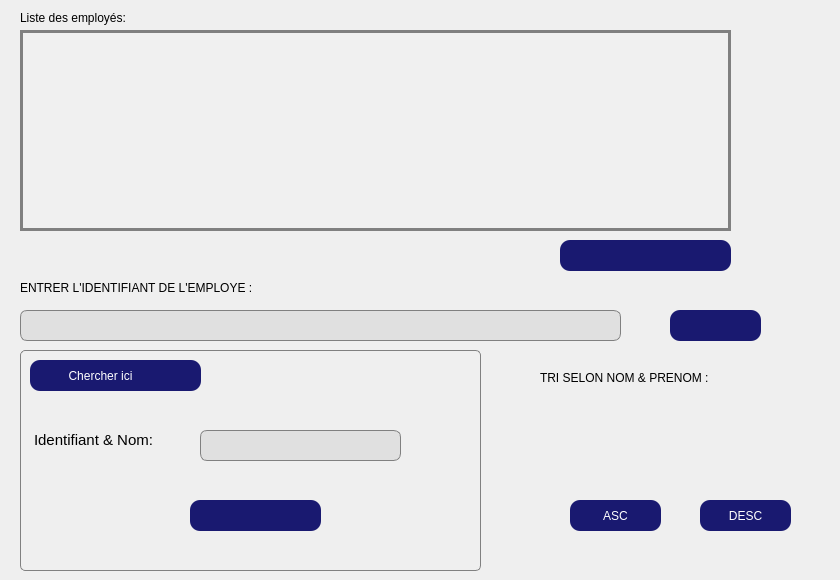
   <widget class="QWidget" name="tab_8">
    <attribute name="title">
     <string>LISTE</string>
    </attribute>
    <widget class="QLabel" name="label_58">
     <property name="geometry">
      <rect>
       <x>20</x>
       <y>10</y>
       <width>191</width>
       <height>16</height>
      </rect>
     </property>
     <property name="styleSheet">
      <string notr="true">font: 11pt &quot;Copperplate Gothic Bold&quot;;
color: rgb(0, 0, 0);</string>
     </property>
     <property name="text">
      <string>Liste des employés: </string>
     </property>
    </widget>
    <widget class="QTableView" name="tableView">
     <property name="geometry">
      <rect>
       <x>20</x>
       <y>30</y>
       <width>711</width>
       <height>201</height>
      </rect>
     </property>
     <property name="styleSheet">
      <string notr="true">#tableView {
border: 3px solid gray;
background: white;
    background-color: #f0f0f0; /* Couleur de fond */

}

</string>
     </property>
    </widget>
    <widget class="QLabel" name="label_59">
     <property name="geometry">
      <rect>
       <x>20</x>
       <y>280</y>
       <width>441</width>
       <height>16</height>
      </rect>
     </property>
     <property name="styleSheet">
      <string notr="true">font: 11pt &quot;Copperplate Gothic Bold&quot;;
color: rgb(0, 0, 0);</string>
     </property>
     <property name="text">
      <string>ENTRER L'IDENTIFIANT DE L'EMPLOYE :</string>
     </property>
    </widget>
    <widget class="QLineEdit" name="lineEdit_idsupp">
     <property name="geometry">
      <rect>
       <x>20</x>
       <y>310</y>
       <width>601</width>
       <height>31</height>
      </rect>
     </property>
     <property name="styleSheet">
      <string notr="true">QLineEdit {
    background-color: #e0e0e0; /* Couleur de fond par défaut */
    color: #808080; /* Couleur du texte par défaut (gris clair) */
    border: 1px solid #808080; /* Bordure grise par défaut */
    border-radius: 7px; /* Arrondir les coins par défaut */
}

QLineEdit:focus {
    background-color: #fafad2; /* Nouvelle couleur de fond lorsque le lineEdit est en focus */
    color: #000000; /* Nouvelle couleur du texte lorsque le lineEdit est en focus (noir) */
    border-color: #D3D3D3; /* Nouvelle couleur de la bordure lorsque le lineEdit est en focus */
}
</string>
     </property>
    </widget>
    <widget class="QLabel" name="label_60">
     <property name="geometry">
      <rect>
       <x>540</x>
       <y>370</y>
       <width>291</width>
       <height>16</height>
      </rect>
     </property>
     <property name="styleSheet">
      <string notr="true">font: 11pt &quot;Copperplate Gothic Bold&quot;;
color: rgb(0, 0, 0);</string>
     </property>
     <property name="text">
      <string>TRI SELON NOM &amp; PRENOM :</string>
     </property>
    </widget>
    <widget class="QPushButton" name="pushButton_38">
     <property name="geometry">
      <rect>
       <x>560</x>
       <y>240</y>
       <width>171</width>
       <height>31</height>
      </rect>
     </property>
     <property name="styleSheet">
      <string notr="true">QPushButton {
	image: url(:/images/img/1708110523743.png);
	font: 12pt &quot;Century Gothic&quot;;
    background-color: #191970; /* Couleur de fond */
    color: #fff; /* Couleur du texte */
    border: none; /* Pas de bordure */
    border-radius: 10px; /* Arrondir les coins */
}

/* Style lorsque la souris survole le bouton */
QPushButton:hover {
	color: rgb(255, 255, 255);

background:#DAA520;
border: none;
}

/* Style lorsque le bouton est enfoncé */
QPushButton:pressed {
    background-color: #b8860b; /* Couleur de fond en cas d'appui */
    border: 1px solid #446cff; /* Bordure en cas d'appui */
}

/* Style lorsque le bouton est enfoncé et coché (utilisé pour les boutons à bascule) */
QPushButton:checked {
    background-color: #3761ff; /* Couleur de fond en cas de bouton coché */
    border: 1px solid #3761ff; /* Bordure en cas de bouton coché */
}




</string>
     </property>
     <property name="text">
      <string/>
     </property>
    </widget>
    <widget class="QPushButton" name="pushButton_40">
     <property name="geometry">
      <rect>
       <x>700</x>
       <y>500</y>
       <width>91</width>
       <height>31</height>
      </rect>
     </property>
     <property name="styleSheet">
      <string notr="true">QPushButton {
	font: 12pt &quot;Century Gothic&quot;;
    background-color: #191970; /* Couleur de fond */
    color: #fff; /* Couleur du texte */
    border: none; /* Pas de bordure */
    border-radius: 10px; /* Arrondir les coins */
}

/* Style lorsque la souris survole le bouton */
QPushButton:hover {
	color: rgb(255, 255, 255);

background:#DAA520;
border: none;
}

/* Style lorsque le bouton est enfoncé */
QPushButton:pressed {
    background-color: #b8860b; /* Couleur de fond en cas d'appui */
    border: 1px solid #446cff; /* Bordure en cas d'appui */
}

/* Style lorsque le bouton est enfoncé et coché (utilisé pour les boutons à bascule) */
QPushButton:checked {
    background-color: #3761ff; /* Couleur de fond en cas de bouton coché */
    border: 1px solid #3761ff; /* Bordure en cas de bouton coché */
}




</string>
     </property>
     <property name="text">
      <string>DESC</string>
     </property>
    </widget>
    <widget class="QPushButton" name="pushButton_34">
     <property name="geometry">
      <rect>
       <x>670</x>
       <y>310</y>
       <width>91</width>
       <height>31</height>
      </rect>
     </property>
     <property name="styleSheet">
      <string notr="true">QPushButton {
	image: url(:/images/img/Picsart_24-02-16_20-04-00-348.png);
	font: 12pt &quot;Century Gothic&quot;;
    background-color: #191970; /* Couleur de fond */
    color: #fff; /* Couleur du texte */
    border: none; /* Pas de bordure */
    border-radius: 10px; /* Arrondir les coins */
}

/* Style lorsque la souris survole le bouton */
QPushButton:hover {
	color: rgb(255, 255, 255);

background:#DAA520;
border: none;
}

/* Style lorsque le bouton est enfoncé */
QPushButton:pressed {
    background-color: #b8860b; /* Couleur de fond en cas d'appui */
    border: 1px solid #446cff; /* Bordure en cas d'appui */
}

/* Style lorsque le bouton est enfoncé et coché (utilisé pour les boutons à bascule) */
QPushButton:checked {
    background-color: #3761ff; /* Couleur de fond en cas de bouton coché */
    border: 1px solid #3761ff; /* Bordure en cas de bouton coché */
}




</string>
     </property>
     <property name="text">
      <string/>
     </property>
    </widget>
    <widget class="QFrame" name="frame_3">
     <property name="geometry">
      <rect>
       <x>20</x>
       <y>350</y>
       <width>461</width>
       <height>221</height>
      </rect>
     </property>
     <property name="styleSheet">
      <string notr="true">QFrame {
    color: #808080; /* Couleur du texte par défaut (gris clair) */
    border: 1px solid #808080; /* Bordure grise par défaut */
    border-radius: 5px; /* Coins arrondis */
}
</string>
     </property>
     <property name="frameShape">
      <enum>QFrame::StyledPanel</enum>
     </property>
     <property name="frameShadow">
      <enum>QFrame::Raised</enum>
     </property>
     <widget class="QPushButton" name="pushButton_42">
      <property name="geometry">
       <rect>
        <x>10</x>
        <y>10</y>
        <width>171</width>
        <height>31</height>
       </rect>
      </property>
      <property name="styleSheet">
       <string notr="true">QPushButton {
	image: url(:/images/img/Picsart_24-02-16_20-08-03-121.png);
	font: 12pt &quot;Century Gothic&quot;;
    background-color: #191970; /* Couleur de fond */
    color: #fff; /* Couleur du texte */
    border: none; /* Pas de bordure */
    border-radius: 10px; /* Arrondir les coins */
    image-position:  right;/* Position de l'image à gauche */

    padding-right: 20px; /* Décaler le texte vers la droite */
}

/* Style lorsque la souris survole le bouton */
QPushButton:hover {
	color: rgb(255, 255, 255);

background:#DAA520;
border: none;
}

/* Style lorsque le bouton est enfoncé */
QPushButton:pressed {
    background-color: #b8860b; /* Couleur de fond en cas d'appui */
    border: 1px solid #446cff; /* Bordure en cas d'appui */
}

/* Style lorsque le bouton est enfoncé et coché (utilisé pour les boutons à bascule) */
QPushButton:checked {
    background-color: #3761ff; /* Couleur de fond en cas de bouton coché */
    border: 1px solid #3761ff; /* Bordure en cas de bouton coché */
}




</string>
      </property>
      <property name="text">
       <string>Chercher ici   </string>
      </property>
     </widget>
     <widget class="QLineEdit" name="lineEdit_id3">
      <property name="geometry">
       <rect>
        <x>180</x>
        <y>80</y>
        <width>201</width>
        <height>31</height>
       </rect>
      </property>
      <property name="styleSheet">
       <string notr="true">QLineEdit {
    background-color: #e0e0e0; /* Couleur de fond par défaut */
    color: #808080; /* Couleur du texte par défaut (gris clair) */
    border: 1px solid #808080; /* Bordure grise par défaut */
    border-radius: 7px; /* Arrondir les coins par défaut */
}

QLineEdit:focus {
    background-color: #fafad2; /* Nouvelle couleur de fond lorsque le lineEdit est en focus */
    color: #000000; /* Nouvelle couleur du texte lorsque le lineEdit est en focus (noir) */
    border-color: #D3D3D3; /* Nouvelle couleur de la bordure lorsque le lineEdit est en focus */
}
</string>
      </property>
     </widget>
     <widget class="QLabel" name="label_61">
      <property name="geometry">
       <rect>
        <x>10</x>
        <y>80</y>
        <width>191</width>
        <height>21</height>
       </rect>
      </property>
      <property name="styleSheet">
       <string notr="true">color: rgb(0, 0, 0);
border-color: transparent;</string>
      </property>
      <property name="text">
       <string>&lt;html&gt;&lt;head/&gt;&lt;body&gt;&lt;p&gt;&lt;span style=&quot; font-size:11pt;&quot;&gt;Identifiant &amp;amp; Nom: &lt;/span&gt;&lt;/p&gt;&lt;/body&gt;&lt;/html&gt;</string>
      </property>
     </widget>
     <widget class="QPushButton" name="pushButton_43">
      <property name="geometry">
       <rect>
        <x>170</x>
        <y>150</y>
        <width>131</width>
        <height>31</height>
       </rect>
      </property>
      <property name="styleSheet">
       <string notr="true">QPushButton {
	image: url(:/images/img/Picsart_24-02-16_20-04-56-340.png);
	font: 12pt &quot;Century Gothic&quot;;
    background-color: #191970; /* Couleur de fond */
    color: #fff; /* Couleur du texte */
    border: none; /* Pas de bordure */
    border-radius: 10px; /* Arrondir les coins */
}

/* Style lorsque la souris survole le bouton */
QPushButton:hover {
	color: rgb(255, 255, 255);

background:#DAA520;
border: none;
}

/* Style lorsque le bouton est enfoncé */
QPushButton:pressed {
    background-color: #b8860b; /* Couleur de fond en cas d'appui */
    border: 1px solid #446cff; /* Bordure en cas d'appui */
}

/* Style lorsque le bouton est enfoncé et coché (utilisé pour les boutons à bascule) */
QPushButton:checked {
    background-color: #3761ff; /* Couleur de fond en cas de bouton coché */
    border: 1px solid #3761ff; /* Bordure en cas de bouton coché */
}




</string>
      </property>
      <property name="text">
       <string/>
      </property>
     </widget>
    </widget>
    <widget class="QLabel" name="label_4">
     <property name="geometry">
      <rect>
       <x>650</x>
       <y>410</y>
       <width>61</width>
       <height>61</height>
      </rect>
     </property>
     <property name="styleSheet">
      <string notr="true">image: url(:/images/img/tri.png);</string>
     </property>
     <property name="text">
      <string/>
     </property>
    </widget>
    <widget class="QPushButton" name="pushButton_44">
     <property name="geometry">
      <rect>
       <x>570</x>
       <y>500</y>
       <width>91</width>
       <height>31</height>
      </rect>
     </property>
     <property name="styleSheet">
      <string notr="true">QPushButton {
	font: 12pt &quot;Century Gothic&quot;;
    background-color: #191970; /* Couleur de fond */
    color: #fff; /* Couleur du texte */
    border: none; /* Pas de bordure */
    border-radius: 10px; /* Arrondir les coins */
}

/* Style lorsque la souris survole le bouton */
QPushButton:hover {
	color: rgb(255, 255, 255);

background:#DAA520;
border: none;
}

/* Style lorsque le bouton est enfoncé */
QPushButton:pressed {
    background-color: #b8860b; /* Couleur de fond en cas d'appui */
    border: 1px solid #446cff; /* Bordure en cas d'appui */
}

/* Style lorsque le bouton est enfoncé et coché (utilisé pour les boutons à bascule) */
QPushButton:checked {
    background-color: #3761ff; /* Couleur de fond en cas de bouton coché */
    border: 1px solid #3761ff; /* Bordure en cas de bouton coché */
}




</string>
     </property>
     <property name="text">
      <string>ASC</string>
     </property>
    </widget>
   </widget>
